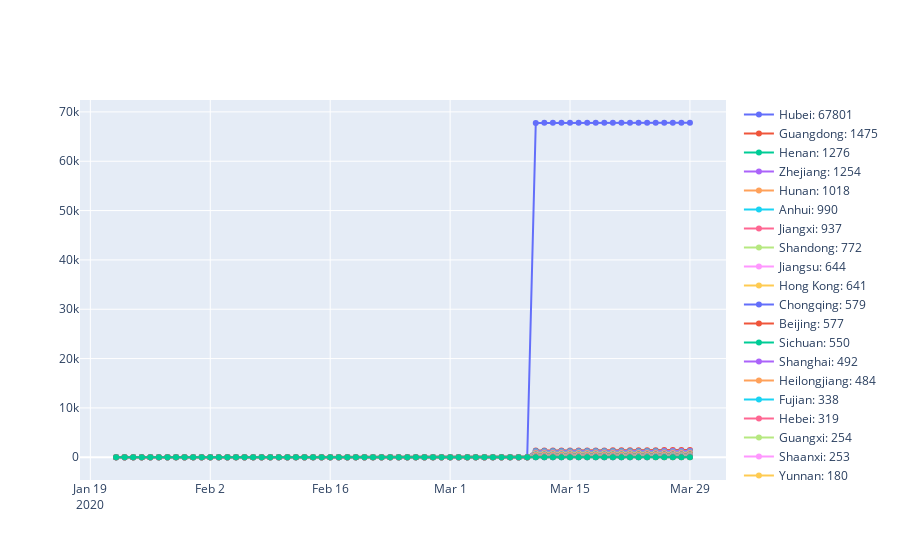

The cell this chart's notebook holds for it:
### Code cell
df, last = daily.DailyData.ranged_region(start=pd.Timestamp(2020, 1, 22), end=pd.Timestamp(2020, 3, 29), country='China', indicator='Confirmed')
fig = go.Figure()
for total, col in last:
    if col == 'Recovered':
        continue
    fig.add_trace(
        go.Scatter(
            x=df.index, y=df[col], mode='lines+markers', name=f'{col}: {int(total)}'
        )
    )
fig
